Frame 1 (no input): blank canvas, image omitted
Frame 60 (the mouse pressed at the canvas centre just before this capture): blank canvas, image omitted
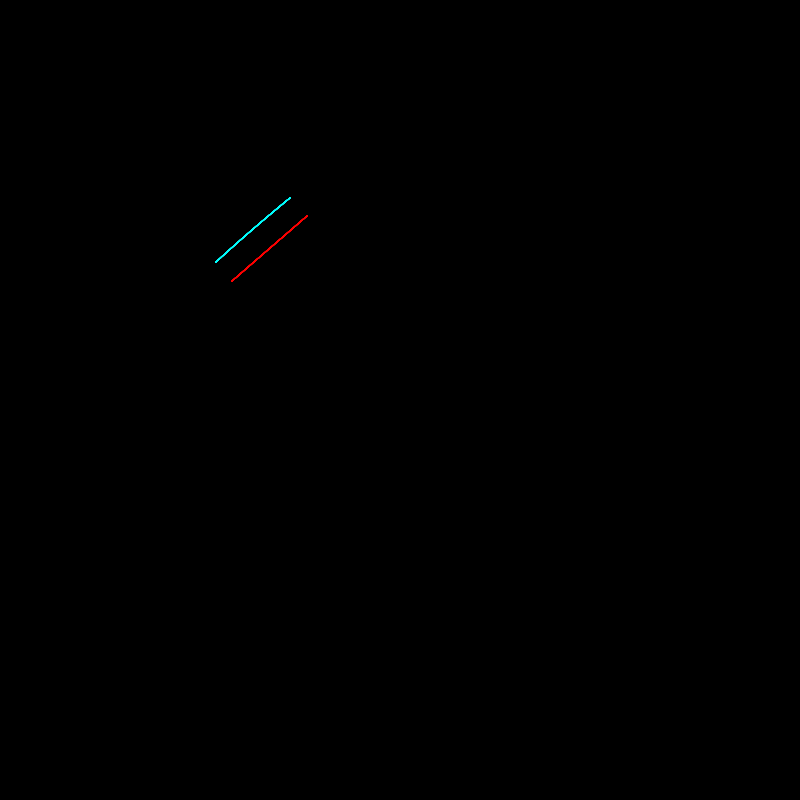
Frame 120 (the mouse held since frame 60 and released just before this capture)

The Processing sketch whose frames 1 and 60 were blank and that drew this single picture after the mouse press (run headless with seeded random() and noise(); from frame 60 on, the mouse is pressed at the canvas centre):

// Processing sketch: processing_30076
// ── processing_30076.pde

void setup() {
  size (800,800);
  smooth();
  background(0);
}

void draw() {

  if (mousePressed) {
    pushMatrix();
    translate(mouseX, mouseY);
    rotate(mouseX/100.0);
    
    noFill();
    
    stroke(255, 255, 0, 100);
    //stroke(0, 0, 0);
    
    if (mouseButton == LEFT) {
      ellipse (175, 0, (mouseY-400)/2, (mouseX-200)/2);
    }
    if (mouseButton == RIGHT) {
      rect(175, 0, (mouseY-400)/2, (mouseX-200)/2);
    }
    stroke(255, 0, 0, 100);
    ellipse (200, 0, (mouseY-400)/2, (mouseX-200)/2);
 
    stroke(0, 255, 255, 100);
    ellipse (225, 0, (mouseY-400)/2, (mouseX-200)/2);

    popMatrix();
  }
  
}
void keyPressed (){
  save("cicle"+random(1)+"jpg");
}
